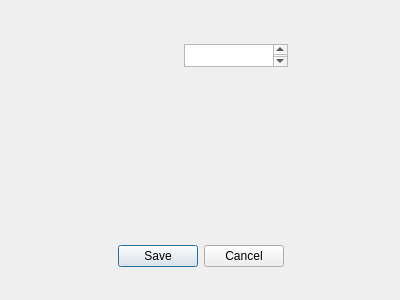
<?xml version="1.0" encoding="UTF-8"?>
<ui version="4.0">
 <class>Dialog</class>
 <widget class="QDialog" name="Dialog">
  <property name="geometry">
   <rect>
    <x>0</x>
    <y>0</y>
    <width>400</width>
    <height>300</height>
   </rect>
  </property>
  <property name="windowTitle">
   <string>TCP Host Config</string>
  </property>
  <property name="windowIcon">
   <iconset>
    <normaloff>QtTermTCP.ico</normaloff>QtTermTCP.ico</iconset>
  </property>
  <widget class="QDialogButtonBox" name="buttonBox">
   <property name="geometry">
    <rect>
     <x>30</x>
     <y>240</y>
     <width>341</width>
     <height>32</height>
    </rect>
   </property>
   <property name="orientation">
    <enum>Qt::Horizontal</enum>
   </property>
   <property name="standardButtons">
    <set>QDialogButtonBox::Cancel|QDialogButtonBox::Save</set>
   </property>
   <property name="centerButtons">
    <bool>true</bool>
   </property>
  </widget>
  <widget class="QTextEdit" name="Host">
   <property name="geometry">
    <rect>
     <x>184</x>
     <y>44</y>
     <width>104</width>
     <height>23</height>
    </rect>
   </property>
  </widget>
 </widget>
 <resources/>
 <connections>
  <connection>
   <sender>buttonBox</sender>
   <signal>accepted()</signal>
   <receiver>Dialog</receiver>
   <slot>accept()</slot>
   <hints>
    <hint type="sourcelabel">
     <x>248</x>
     <y>254</y>
    </hint>
    <hint type="destinationlabel">
     <x>157</x>
     <y>274</y>
    </hint>
   </hints>
  </connection>
  <connection>
   <sender>buttonBox</sender>
   <signal>rejected()</signal>
   <receiver>Dialog</receiver>
   <slot>reject()</slot>
   <hints>
    <hint type="sourcelabel">
     <x>316</x>
     <y>260</y>
    </hint>
    <hint type="destinationlabel">
     <x>286</x>
     <y>274</y>
    </hint>
   </hints>
  </connection>
 </connections>
</ui>
